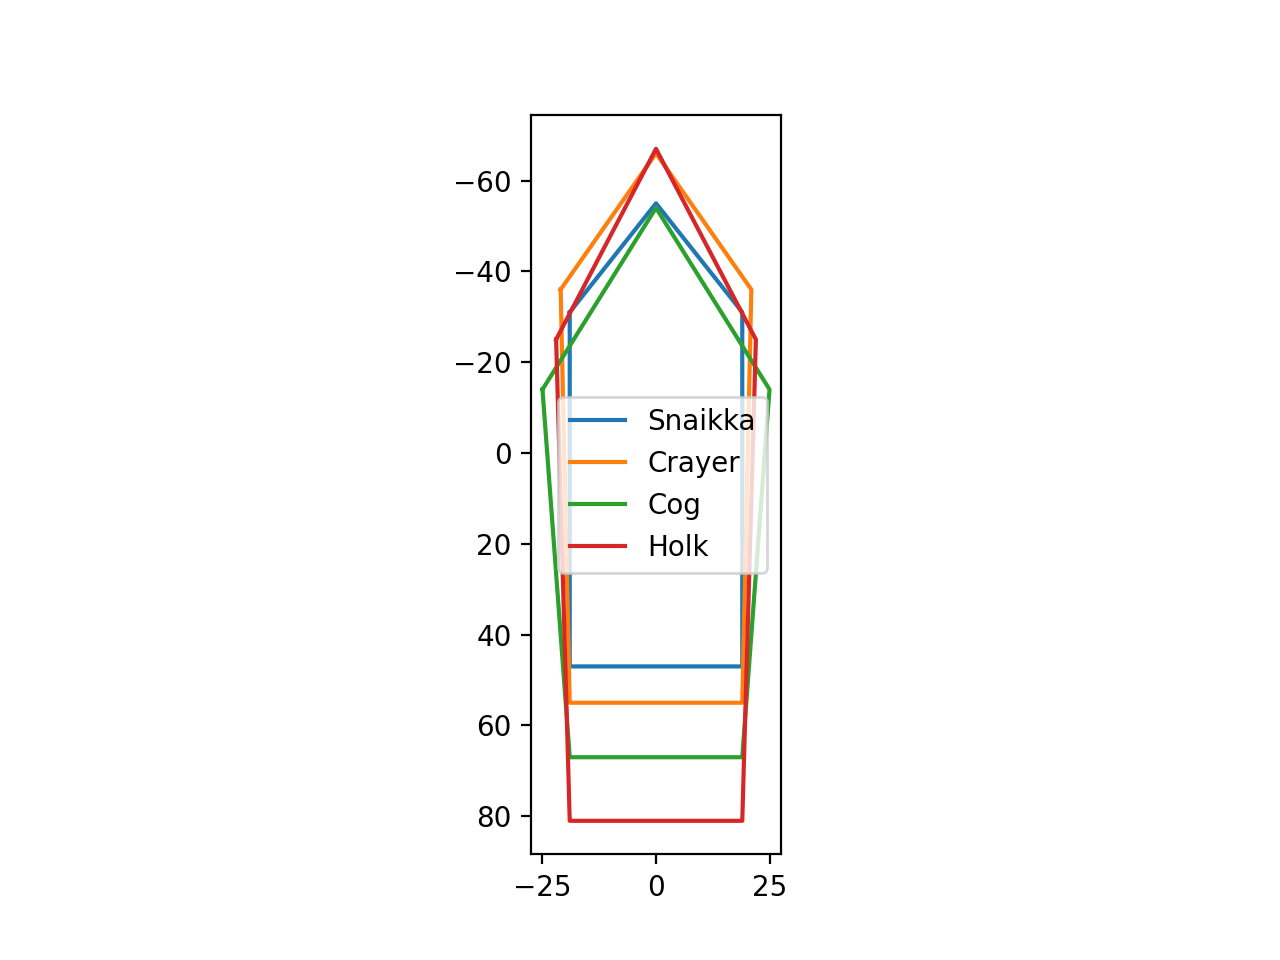

Write Python code to recreate this figure.
import matplotlib.pyplot as plt
import numpy as np
from labellines import labelLines
from math import sin, cos, pi


snaikka_x = [-19, 0, 19, 19, -19]
snaikka_y = [-31, -55, -31, 47, 47]
crayer_x = [-21, 0, 21, 19, -19]
crayer_y = [-36, -66, -36, 55, 55]
cog_x = [-25, 0, 25, 19, -19]
cog_y = [-14, -54, -14, 67, 67]
holk_x = [-22, 0, 22, 19, -19]
holk_y = [-25, -67, -25, 81, 81]
rotated_crayer_x = [3, -17, 18, 103, 89]
rotated_crayer_y = [-2, -32, -41, -6, 29]


def complete(data: list[int]):
    return data + [data[0]]


def get_annotation(box_coord: int):
    if box_coord == 0 or box_coord == 4:
        return f"left"
    if box_coord == 1 or box_coord == 2:
        return f"right"
    if box_coord == 0 or box_coord == 3:
        return f"random"


def get_color(box_coord: int):
    if box_coord == 0 or box_coord == 4:
        return f"r"
    if box_coord == 1 or box_coord == 2:
        return f"g"
    if box_coord == 0 or box_coord == 3:
        return f"b"


def rot_x(x, y, r):
    return x * cos(r) - y * sin(r)


def rot_y(x, y, r):
    return x * sin(r) + y * cos(r)


plt.gca().invert_yaxis()
plt.plot(
    complete(snaikka_x),
    complete(snaikka_y),
    label="Snaikka",
)
plt.plot(
    complete(crayer_x),
    complete(crayer_y),
    label="Crayer",
)
plt.plot(complete(cog_x), complete(cog_y), label="Cog")
plt.plot(complete(holk_x), complete(holk_y), label="Holk")
plt.legend(loc="best")
plt.gca().set_aspect("equal")
plt.savefig("hitboxes.png", dpi=200)


SHIP_X = 100
SHIP_Y = 100
SHIP_DIRECTION_1 = 0
SHIP_DIRECTION_2 = pi / 8
PROJECTILE_X_1 = 50
PROJECTILE_Y_1 = 50
PROJECTILE_X_2 = 140
PROJECTILE_Y_2 = 130
plt.clf()
fig, axs = plt.subplots(1, 2)
# Left
axs[0].invert_yaxis()
axs[0].xaxis.tick_top()
axs[0].set_adjustable("datalim")
axs[0].set_aspect("equal")
axs[0].set_title("Sea Battle Coordinates")
axs[0].plot(
    PROJECTILE_X_2,
    PROJECTILE_Y_2,
    marker="o",
    markersize=7,
    markeredgecolor="red",
    markerfacecolor="red",
)

for i in range(5):
    axs[0].plot(
        [
            rot_x(crayer_x[i - 1 % 5], crayer_y[i - 1 % 5], SHIP_DIRECTION_2) + SHIP_X,
            rot_x(crayer_x[i], crayer_y[i], SHIP_DIRECTION_2) + SHIP_X,
        ],
        [
            rot_y(crayer_x[i - 1 % 5], crayer_y[i - 1 % 5], SHIP_DIRECTION_2) + SHIP_Y,
            rot_y(crayer_x[i], crayer_y[i], SHIP_DIRECTION_2) + SHIP_Y,
        ],
        "b",
    )
# Right
axs[1].invert_yaxis()
axs[1].xaxis.tick_top()
axs[1].set_adjustable("datalim")
axs[1].set_aspect("equal")
axs[1].set_title("Projectile-Centric Coordinates")
axs[1].plot(
    0, 0, marker="o", markersize=7, markeredgecolor="red", markerfacecolor="red"
)
for i in range(5):
    axs[1].plot(
        [
            rot_x(crayer_x[i - 1 % 5], crayer_y[i - 1 % 5], SHIP_DIRECTION_2)
            + SHIP_X
            - PROJECTILE_X_2,
            rot_x(crayer_x[i], crayer_y[i], SHIP_DIRECTION_2) + SHIP_X - PROJECTILE_X_2,
        ],
        [
            rot_y(crayer_x[i - 1 % 5], crayer_y[i - 1 % 5], SHIP_DIRECTION_2)
            + SHIP_Y
            - PROJECTILE_Y_2,
            rot_y(crayer_x[i], crayer_y[i], SHIP_DIRECTION_2) + SHIP_Y - PROJECTILE_Y_2,
        ],
        "b",
    )
fig.align_titles()
fig.tight_layout()
plt.savefig("hitboxes_transformation.png", dpi=200)


plt.clf()
plt.gca().invert_yaxis()
plt.gca().xaxis.tick_top()
plt.gca().set_adjustable("datalim")
plt.gca().set_aspect("equal")
plt.gca().set_title("Hitbox Impact Location Mapping")
plt.scatter(crayer_x, crayer_y, label="Crayer")
for i in range(5):
    plt.annotate(f"{i}", (crayer_x[i] + 3, crayer_y[i] - 1))
for i in range(5):
    plt.plot(
        [crayer_x[i - 1 % 5], crayer_x[i]],
        [crayer_y[i - 1 % 5], crayer_y[i]],
        get_color(i),
        label=f"{get_annotation(i)}",
    )
labelLines(
    plt.gca().get_lines(),
    align=False,
    xvals=[(x + crayer_x[(i - 1) % 5]) / 2 for i, x in enumerate(crayer_x)],
)
fig.align_titles()
fig.tight_layout()
plt.savefig("hitboxes_impact_location.png")
